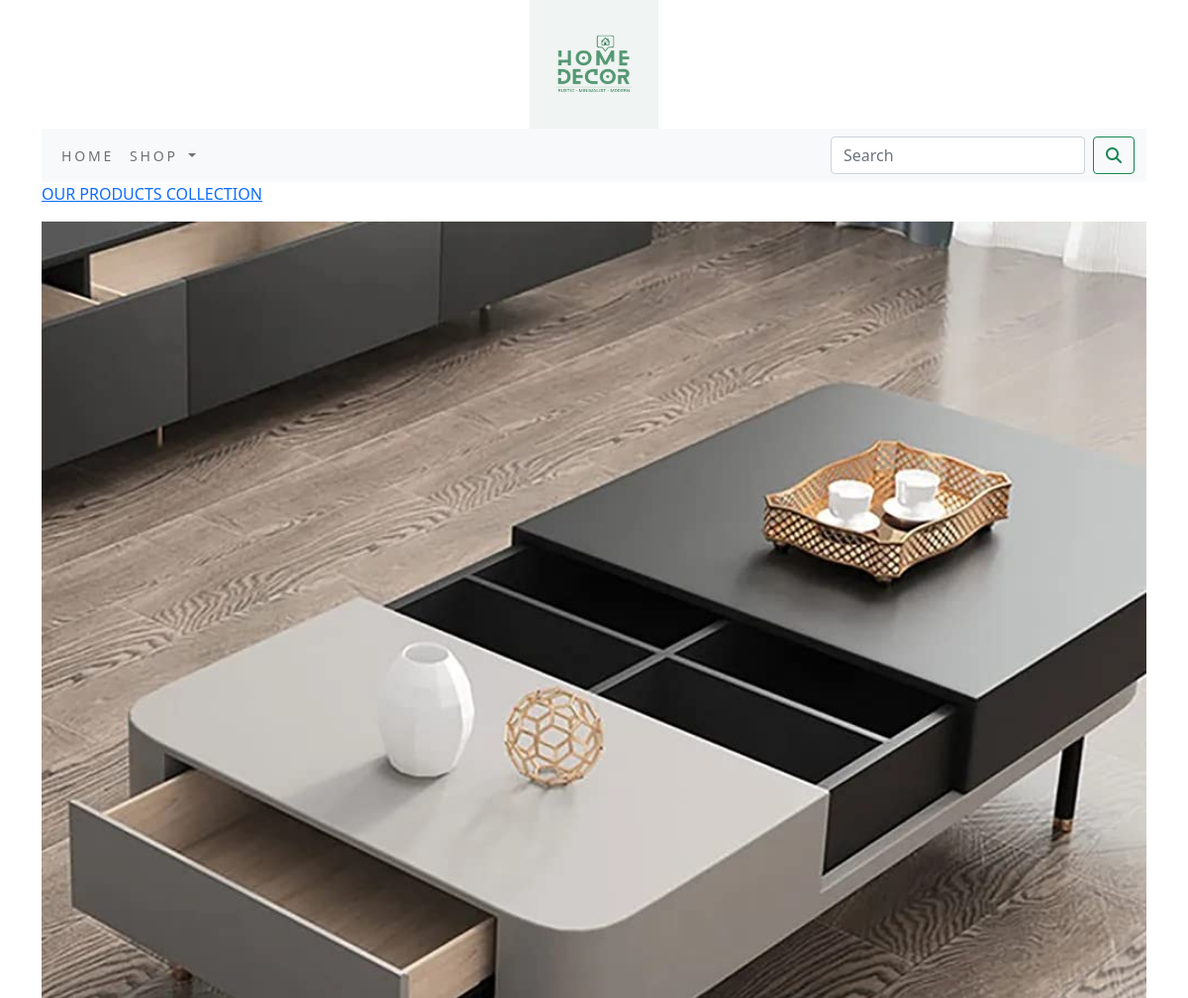
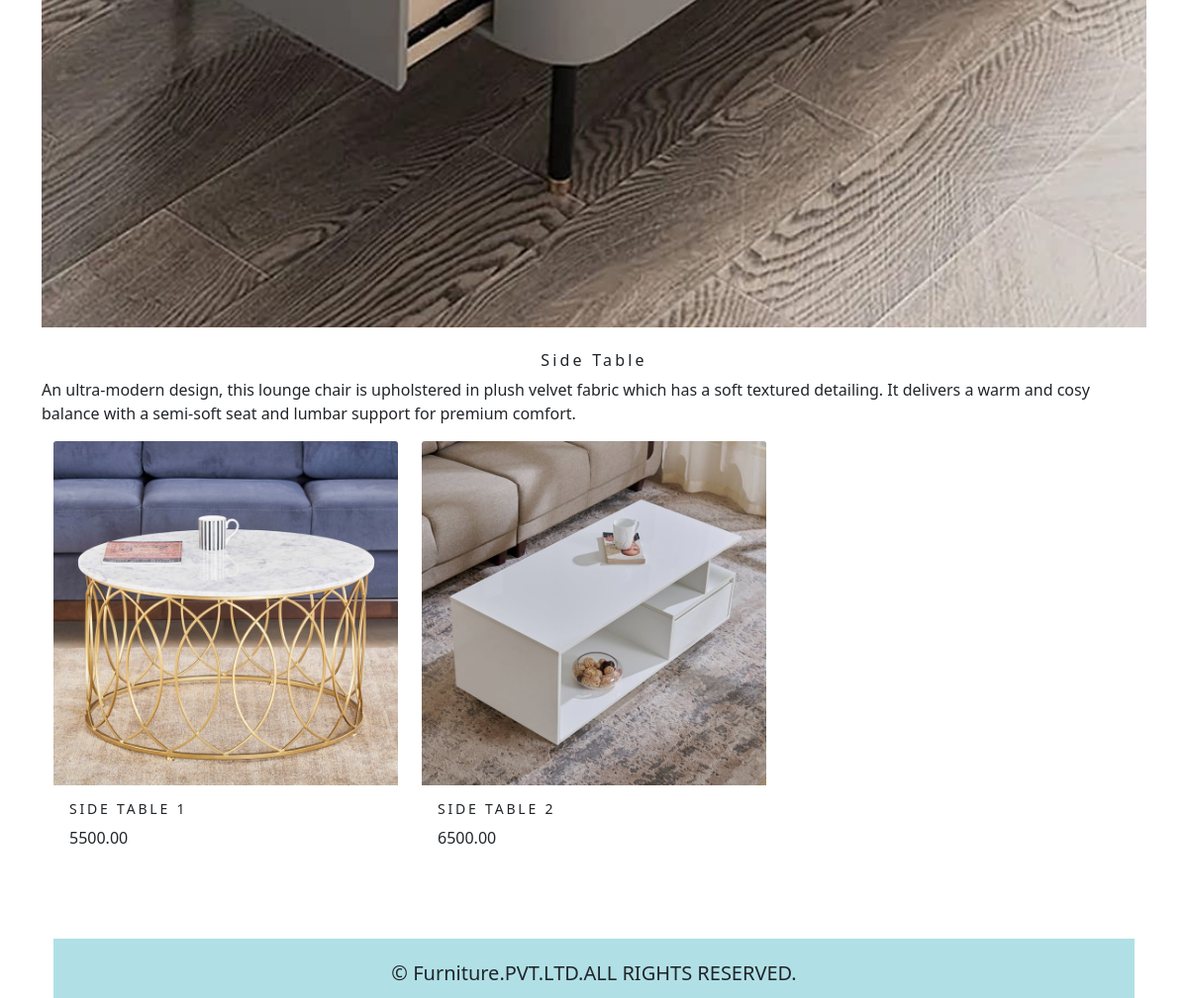
Page /side-table/ on the committed database (2 pictures, top to bottom).
### Furniture/models.py (models this page shows, shortened)
class Furniture(models.Model):
    name=models.CharField(max_length=200,unique=True)
    slug=models.SlugField(max_length=200,unique=True)
    description=models.TextField(blank=True)
    image=models.ImageField(upload_to='furniture',blank=True)
    class Meta:
        ordering=('name',)
        verbose_name='furniture'
        verbose_name_plural = 'furniture'
    def get_url(self):
        return reverse('Furniture:Product_by_Category',args=[self.slug])

class Product(models.Model):
    name=models.CharField(max_length=200,unique=True)
    slug=models.SlugField(max_length=200,unique=True)
    description=models.TextField(blank=True)
    price=models.DecimalField(max_digits=10,decimal_places=2)
    category=models.ForeignKey(Furniture,on_delete=models.CASCADE)
    image=models.ImageField(upload_to='product',blank=True)
    stock=models.IntegerField(blank=True)
    available=models.BooleanField(default=True)
    created=models.DateTimeField(auto_now_add=True)
    updated=models.DateTimeField(auto_now=True)
    def get_url(self):
        return reverse('Furniture:ProductDetail',args=[self.category.slug,self.slug])
    class Meta:
        ordering=('name',)
        verbose_name='product'
        verbose_name_plural = 'products'

### Furniture/views.py (the view)
# urls.py: path('',views.AllProductCategory,name='AllProductCategory'),
def AllProductCategory(request, c_slug=None):
    c_page = None
    products_list = None
    if c_slug != None:
        c_page = get_object_or_404(Furniture, slug=c_slug)
        products_list = Product.objects.all().filter(category=c_page, available=True)
    else:
        products_list = Product.objects.all().filter(available=True)
    paginator = Paginator(products_list, 6)
    try:
        page = int(request.GET.get('page', '1'))
    except:
        page = 1
    try:
        products = paginator.page(page)
    except (EmptyPage, InvalidPage):
        products = paginator.page(paginator.num_pages)
    return render(request, "category.html", {'category': c_page, 'products': products})

### Furniture/context_processors.py (called while the page is built)
def menu_links(request):
    links = Furniture.objects.all()
    return dict(links=links)

### cart/context_processors.py (called while the page is built)
def counter(request):
    item_count = 0
    if 'admin' in request.path:
        return {}
    else:
        try:
            cart = Cart.objects.filter(cart_id=_cart_id(request))
            cart_items = CartItem.objects.all().filter(cart=cart[:1])
            for cart_item in cart_items:
                item_count += cart_item.quantity
        except Cart.DoesNotExist:
            item_count = 0
    return dict(item_count=item_count)

### cart/views.py (called while the page is built)
def _cart_id(request):
    cart = request.session.session_key
    if not cart:
        cart = request.session.create()
    return cart

### template/category.html (shortened to what this page needs)
{% extends 'base.html' %}
{% load static %}
{% block content %}
{% if category %}
<div>
     <div class="row my_row_class">
          <div class="mx_auto">
          <p><a href="{% url 'Furniture:AllProductCategory' %}">OUR PRODUCTS COLLECTION</a></p>
               </div>
     </div>
</div>
{% endif %}
<div class="mx_auto">
     {% if category %}
     <img class="my_image" src="{{category.image.url}}" alt="{{category.name}}">
</div><br>
<div>
     <h1 class="text-center my_title">{{category.name}}</h1>
     <p class="text-justify">{{category.description}}</p>
</div>
{% endif %}
<div class="container">
     <div class="row mx_auto">
          {% for i in products.object_list %}
          <div class="my_bottom_margin col-9 col-sm-12 col-md-4 col-lg-4">
               <div class="card-text-center" style="min-width:18rem;">
                    <a href="{{i.get_url}}"><img class="card-img-top my_image" src="{{i.image.url}}" alt="{{i.name}}"></a>
                    <div class="card-body">
                         <h4>{{i.name}}</h4>
                         <p>{{i.price}}</p>
                    </div>
               </div>
          </div>
          {% endfor %}
     </div>
     <br>
</div>
{% endblock %}

### static/css/custom.css (style rules this page uses)
.my_image { width:100%; height:auto; }
.my_title { font-size:16px; letter-spacing:.2em; }
.my_bottom_margin { margin-bottom:10px; }
.card-body h4 { font-size:14px; text-transform:uppercase; letter-spacing:.2em; }

### rows in the picture
Furniture: image (picture), name "Side Table", description "An ultra-modern design, this lounge chair is upholstered in plush velvet fabric which has a soft textured detailing. It delivers a warm and cosy balance with a semi-soft seat and lumbar support for premium comfort."
Product: image (picture), name "SIDE TABLE 1", price "5500.00"
Product: image (picture), name "SIDE TABLE 2", price "6500.00"
